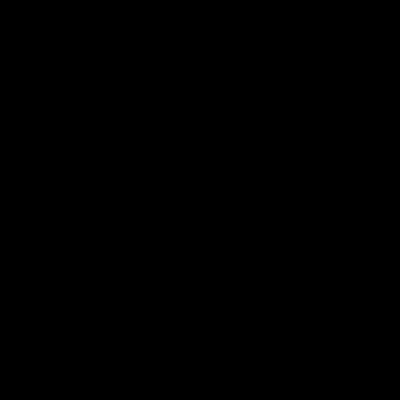
Frame 1 (no input)
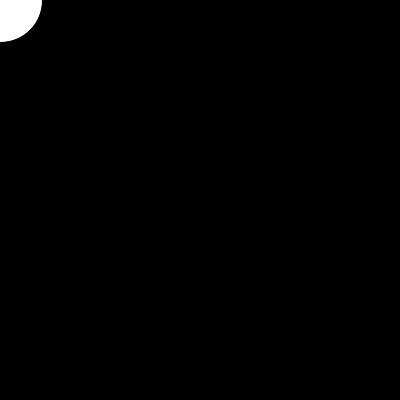
Frame 60 (the mouse pressed at the canvas centre just before this capture)
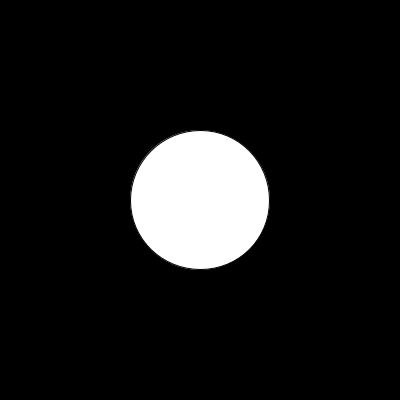
Frame 120 (the mouse held since frame 60 and released just before this capture)

The Processing sketch that drew these frames (run headless with seeded random() and noise(); from frame 60 on, the mouse is pressed at the canvas centre):

// Processing sketch: init_8_mouse_1_trigo
// ── init_8_mouse_1_trigo.pde
void setup() {
  size(400,400);
}


void draw() {
  background(0);
  float diam = 150;
  float ratio_diam = sin(frameCount *.01);
  diam *= ratio_diam;
  ellipse(mouseX,mouseY,diam,diam);
}
